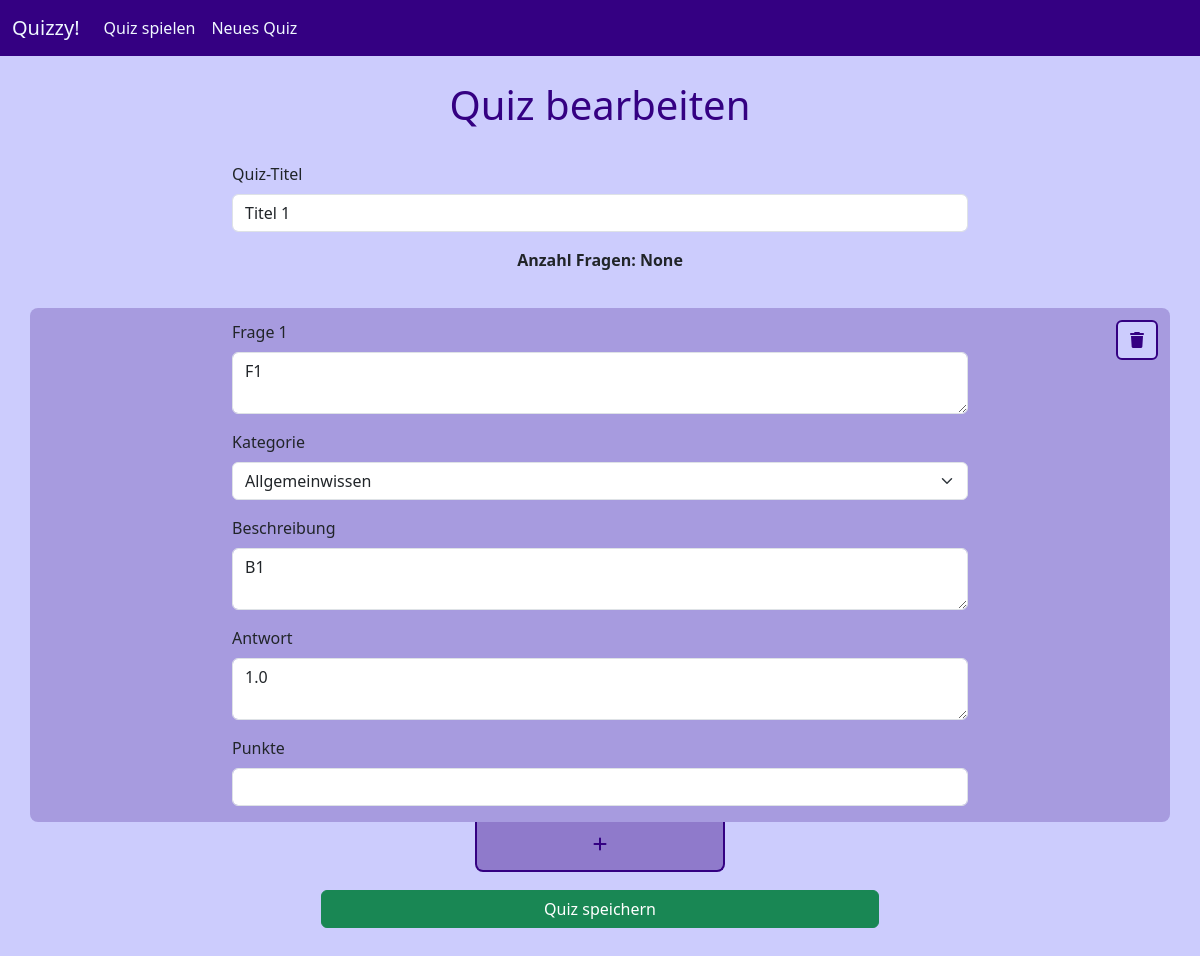
/editquiz/1, run on an earlier commit of the app's database.
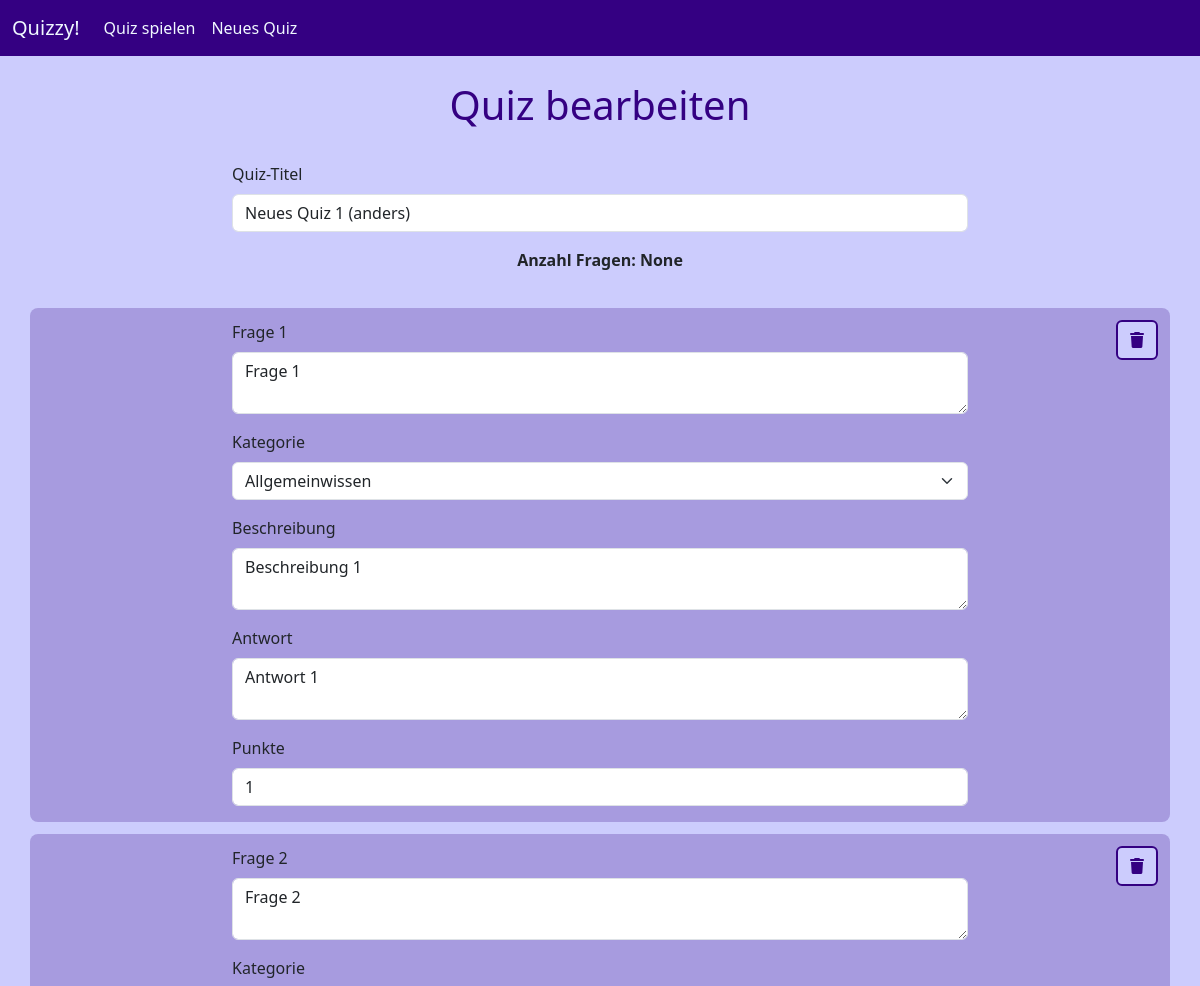
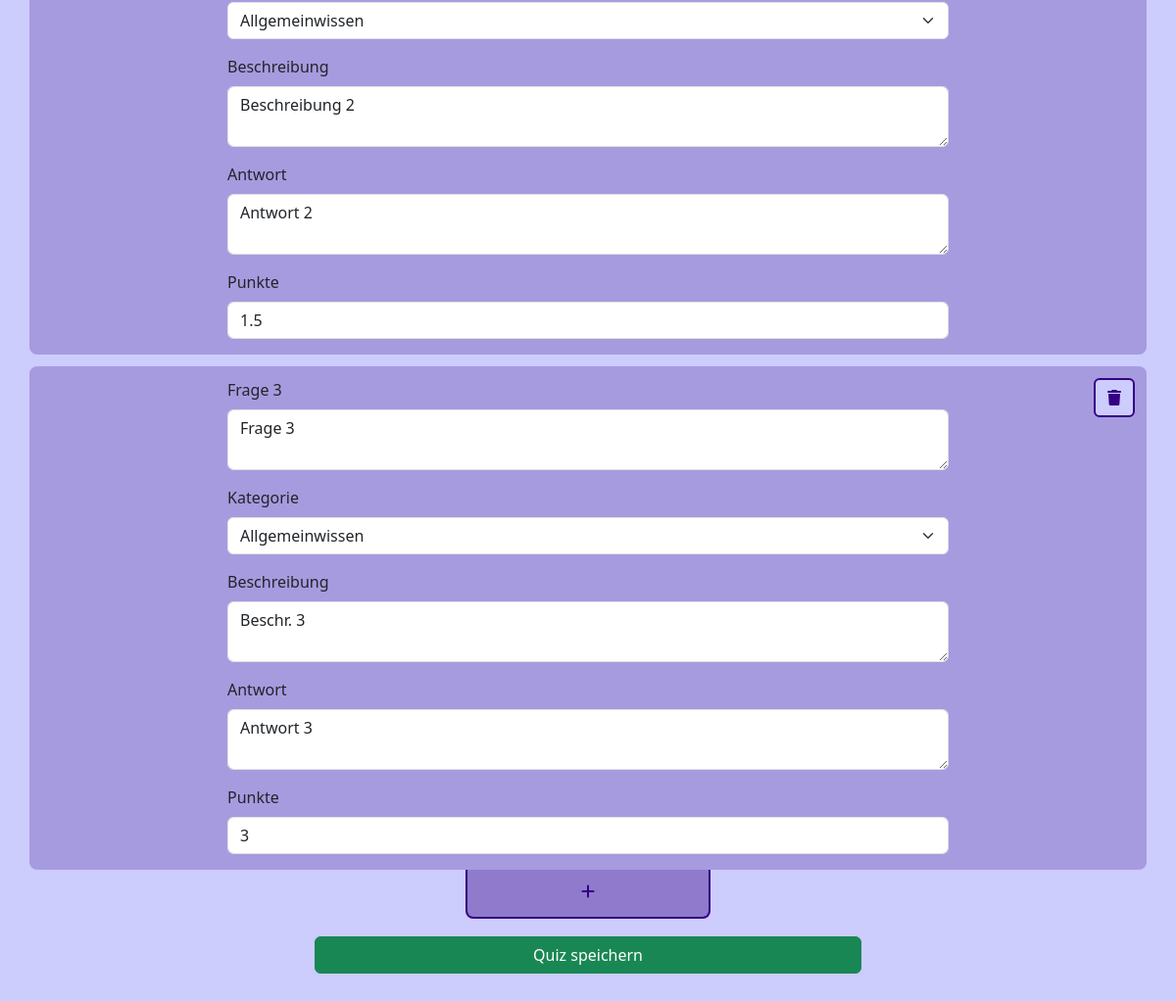
And on a later commit of the database (2 pictures, top to bottom).
### tables this page shows
CREATE TABLE quizzes (title TEXT NOT NULL, number_of_questions INTEGER);

CREATE TABLE questions (quiz_id INTEGER NOT NULL, question_id INTEGER NOT NULL, question TEXT NOT NULL, category TEXT NOT NULL, description TEXT, image TEXT, answer TEXT NOT NULL, points NUMERIC NOT NULL, PRIMARY KEY (quiz_id, question_id));

### quizzy.py (the view, shortened to what this page needs)
@app.route("/editquiz/<int:quiz_id>", methods=["GET", "POST"])
def editquiz(quiz_id):
    with sqlite3.connect('quizzy.db') as con:
        cur = con.cursor()
        cur.execute("SELECT rowid, * FROM quizzes WHERE rowid = (?)", (quiz_id,))
        quiz = cur.fetchone()
        cur.execute("SELECT * FROM questions WHERE quiz_id = (?)", (quiz_id,))
        questions = cur.fetchall()
    if quiz == None:
        return "Quiz nicht gefunden.", 404
    else:
        return render_template("editquiz.html", quiz=quiz, questions=questions)

### templates/editquiz.html (shortened to what this page needs)
<!DOCTYPE html>
<html lang="en">
{% include 'head.html' %}
<body>
    {% include 'navbar.html' %}
    <h1>Quiz bearbeiten</h1>
    <div class="container text-start">
        <form action="{{ url_for('editquiz', quiz_id=quiz[0]) }}" method="POST">
            <div class="row justify-content-center">
                <div class="col-8">
                    <div class="mb-3">
                        <label for="inputTitle" class="form-label">Quiz-Titel</label>
                        <input class="form-control" type="text" name="title" value="{{ quiz[1] }}" required></input>
                    </div>
                    <div class="text-center">
                        <strong>Anzahl Fragen: <span id="question-counter">{{ quiz[2] }}</span></strong>
                    </div>
                    <br>
                </div>
            </div>
            {% for question in questions %}
            <div id="questions">
                <div class="question" id="question-{{ question[1] }}">
                    <div class="row justify-content-center with-background" style="padding-top: 12px;margin-top: 12px;">
                        <div class="col-2"></div>
                        <div class="col-8">
                            <div class="mb-3">
                                <label for="inputQuestion" name="inputQuestion" class="form-label">Frage {{ question[1]
                                    }}</label>
                                <textarea class="form-control" type="text" rows="2" name="questions[0][question]"
                                    required>{{  question[2] }}</textarea>
                            </div>
                            <div class="mb-3">
                                <label for="inputCategory" class="form-label">Kategorie</label>
                                <select class="form-select" name="questions[0][category]" required>
                                    <option>Allgemeinwissen</option>
                                </select>
                            </div>
                            <div class="mb-3">
                                <label for="inputDescription" class="form-label">Beschreibung</label>
                                <textarea class="form-control" type="text" rows="2"
                                    name="questions[0][description]">{{ question[4] }}</textarea>
                            </div>
                            <div class="mb-3">
                                <label for="inputAnswer" class="form-label">Antwort</label>
                                <textarea class="form-control" type="text" rows="2" name="questions[0][answer]"
                                    required>{{ question[6] }}</textarea>
                            </div>
                            <div class="mb-3">
                                <label for="inputPoints" class="form-label">Punkte</label>
                                <input class="form-control" type="number" name="questions[0][points]"
                                    value="{{ question[7] }}" min="0" max="5" step="0.5" required></input>
                            </div>
                        </div>
                        <div class="col-2 text-end">
                            <button class="btn btn-primary" type="button" onclick="deleteQuestion({{ question[1] }})"><i
                                    class="fa-solid fa-trash"></i></button>
                        </div>
                    </div>
                </div>
            </div>
            {% endfor %}
            <div class="d-flex col-12 justify-content-center">
                <div class="btn-add" type="button" onclick="addQuestion()">
                    <i class="fa-solid fa-plus"></i>
                </div>
            </div>
            <div class="d-grid gap-2 col-6 mx-auto" style="padding-top: 18px;">
                <button class="btn btn-success" type="submit">Quiz speichern</button>
            </div>
        </form>
    </div>
    {% include 'footer.html' %}
</body>
</html>

What changed in the data, as far as the page shows it:
changed quizzes: title "Titel 1" → "Neues Quiz 1 (anders)"
changed questions: question "F1" → "Frage 1"; description "B1" → "Beschreibung 1"; answer "1.0" → "Antwort 1"; points (not shown) → "1"
now on this page (row edited): questions: question "2", question "Frage 2", description "Beschreibung 2", answer "Antwort 2", points "1.5"
now on this page (row edited): questions: question "3", question "Frage 3", description "Beschr. 3", answer "Antwort 3", points "3"
